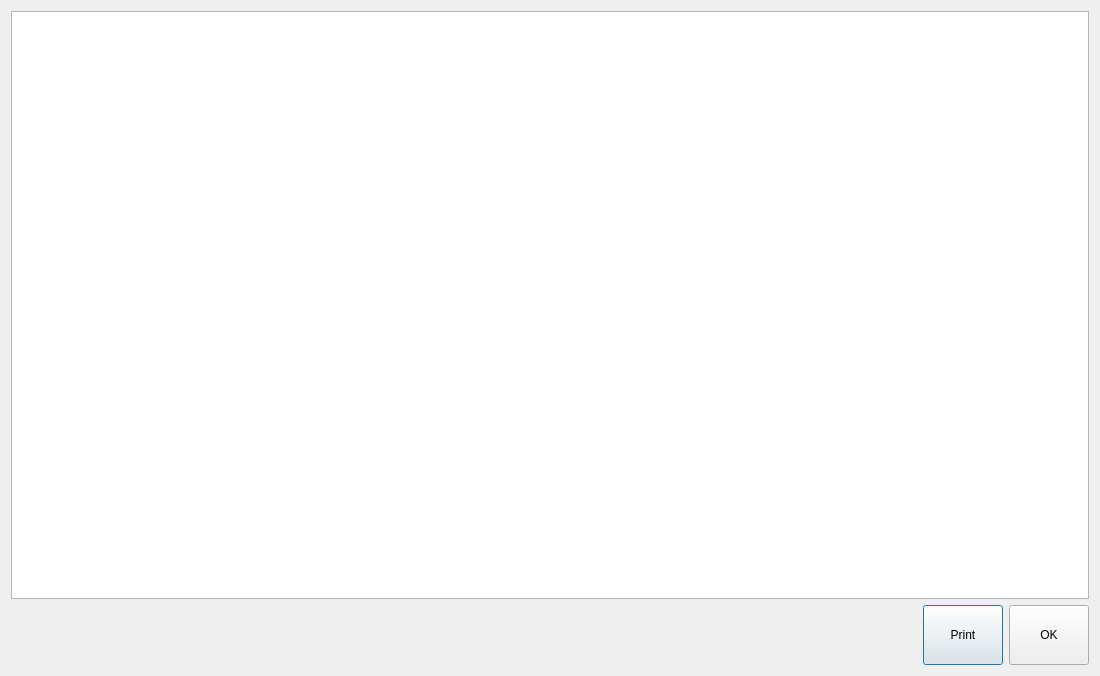
<?xml version="1.0" encoding="UTF-8"?>
<ui version="4.0">
 <author>Copyright 2010, Martin Koller</author>
 <class>ReportView</class>
 <widget class="QDialog" name="ReportView">
  <property name="geometry">
   <rect>
    <x>0</x>
    <y>0</y>
    <width>1100</width>
    <height>676</height>
   </rect>
  </property>
  <property name="windowTitle">
   <string>Report Anzeige</string>
  </property>
  <layout class="QVBoxLayout" name="verticalLayout">
   <item>
    <widget class="QTextBrowser" name="textBrowser">
     <property name="textInteractionFlags">
      <set>Qt::NoTextInteraction</set>
     </property>
     <property name="openLinks">
      <bool>false</bool>
     </property>
    </widget>
   </item>
   <item>
    <layout class="QHBoxLayout" name="horizontalLayout">
     <item>
      <spacer name="horizontalSpacer">
       <property name="orientation">
        <enum>Qt::Horizontal</enum>
       </property>
       <property name="sizeHint" stdset="0">
        <size>
         <width>40</width>
         <height>20</height>
        </size>
       </property>
      </spacer>
     </item>
     <item>
      <widget class="QPushButton" name="print">
       <property name="minimumSize">
        <size>
         <width>0</width>
         <height>60</height>
        </size>
       </property>
       <property name="text">
        <string>Print</string>
       </property>
       <property name="icon">
        <iconset resource="LillePOS.qrc">
         <normaloff>:/icons/print.png</normaloff>:/icons/print.png</iconset>
       </property>
       <property name="iconSize">
        <size>
         <width>32</width>
         <height>32</height>
        </size>
       </property>
      </widget>
     </item>
     <item>
      <widget class="QPushButton" name="ok">
       <property name="minimumSize">
        <size>
         <width>0</width>
         <height>60</height>
        </size>
       </property>
       <property name="text">
        <string>OK</string>
       </property>
       <property name="icon">
        <iconset resource="LillePOS.qrc">
         <normaloff>:/icons/ok.png</normaloff>:/icons/ok.png</iconset>
       </property>
       <property name="iconSize">
        <size>
         <width>32</width>
         <height>32</height>
        </size>
       </property>
      </widget>
     </item>
    </layout>
   </item>
  </layout>
 </widget>
 <resources>
  <include location="LillePOS.qrc"/>
 </resources>
 <connections>
  <connection>
   <sender>ok</sender>
   <signal>clicked()</signal>
   <receiver>ReportView</receiver>
   <slot>accept()</slot>
   <hints>
    <hint type="sourcelabel">
     <x>982</x>
     <y>652</y>
    </hint>
    <hint type="destinationlabel">
     <x>727</x>
     <y>646</y>
    </hint>
   </hints>
  </connection>
 </connections>
</ui>
